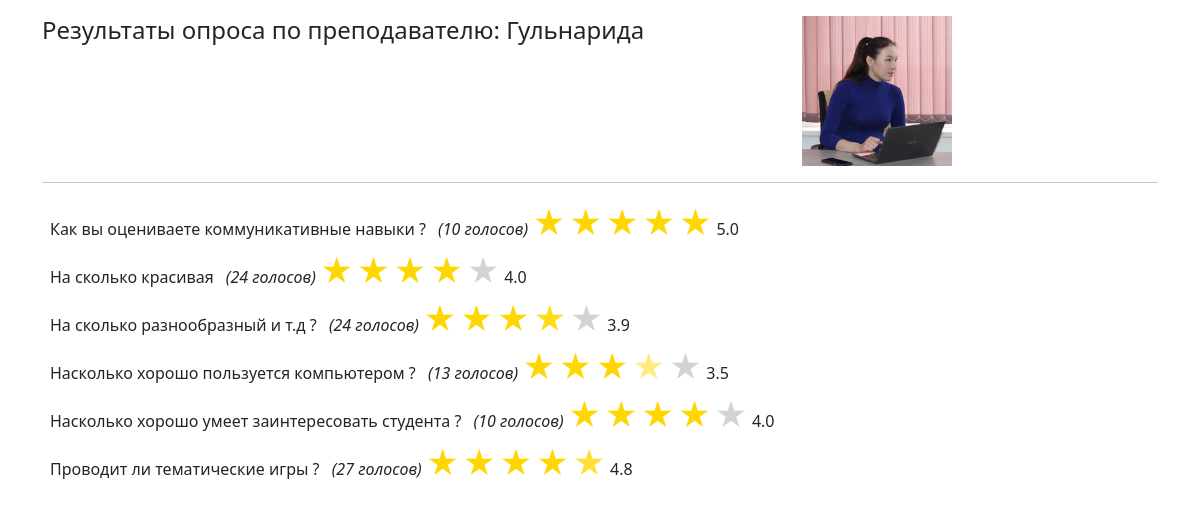
The page //result/?prepod=1 on the database its author committed.
### main/models.py (models this page shows, shortened)
class Prepod(models.Model):
    name = models.CharField(max_length=100)
    photo = models.ImageField(upload_to='prepod_photos/', null=True, blank=True)

class Questions(models.Model):
    title = models.CharField(max_length=150)

### main/views.py (the view)
# urls.py: path('/result/', result, name='result'),
def result(request):
    average_answers = Answer.objects.filter(prepod_id=request.GET.get('prepod')) \
        .values('question__title', 'question_id')  # Получаем заголовок вопросов и их ID
    average_answers = average_answers.annotate(
        avg_answer=Avg('answer'),  # Средний рейтинг для каждого вопроса
    )
    prepod = Prepod.objects.get(id=request.GET.get('prepod'))  # Получаем объект преподавателя
    prepod_name = prepod.name
    result = []
    for group in average_answers:
        question_text = group['question__title']
        question_id = group['question_id']  # ID вопроса
        avg_answer = group['avg_answer']
        rounded_avg_answer = round(avg_answer, 1)
        voters_count = Answer.objects.filter(question_id=question_id).count()
        result.append({
            "question_title": question_text,
            "average_rating": rounded_avg_answer,
            "voters_count": voters_count,  # Добавляем количество проголосовавших для каждого вопроса
        })
    return render(request, 'result.html', {'result': result, 'prepod_name': prepod_name, 'prepod': prepod})

### templates/result.html
{% extends 'base.html' %}
{% block main %}
    <div class="row">
        <div class="col-md-8">
            <h4>Результаты опроса по преподавателю: {{ prepod_name }}</h4>
        </div>
        <div class="col-md-4">
             {% if prepod.photo and prepod.photo.url %}
                <img src="{{ prepod.photo.url }}" alt="Фото преподавателя" width="150">
            {% else %}
                <p>No photo</p>
            {% endif %}
        </div>
    </div>
    <hr>
    {% for el in result %}
       <span class="m-2">{{ el.question_title }}</span>
        <i>({{ el.voters_count }} голосов)</i>
       {% include 'includes/star-display.html' with rating=el.average_rating %} {{ el.average_rating }} <br>
    {% endfor %}
{% endblock %}

### templates/includes/star-display.html (shortened to what this page needs)
<div class="star-display" data-rating="{{ rating }}">
    <span class="star">&#9733;</span>
    <span class="star">&#9733;</span>
    <span class="star">&#9733;</span>
    <span class="star">&#9733;</span>
    <span class="star">&#9733;</span>
</div>

### templates/base.html (style rules this page uses)
.star { font-size: 2rem; color: lightgray; cursor: pointer; transition: color 0.2s ease; }

### templates/includes/star-display.html (style rules this page uses)
.star-display { display: inline-flex; gap: 0.2rem; }
.star { font-size: 2rem; color: lightgray; transition: color 0.2s ease; }

### rows shown on the page
Prepod: name "Гульнарида", photo (picture)
Questions: question_title "Как вы оцениваете коммуникативные навыки ?", voters_count "10", average_rating "5.0"
Questions: question_title "На сколько красивая", voters_count "24", average_rating "4.0"
Questions: question_title "На сколько разнообразный и т.д ?", voters_count "24", average_rating "3.9"
Questions: question_title "Насколько хорошо пользуется компьютером ?", voters_count "13", average_rating "3.5"
Questions: question_title "Насколько хорошо умеет заинтересовать студента ?", voters_count "10", average_rating "4.0"
Questions: question_title "Проводит ли тематические игры ?", voters_count "27", average_rating "4.8"
